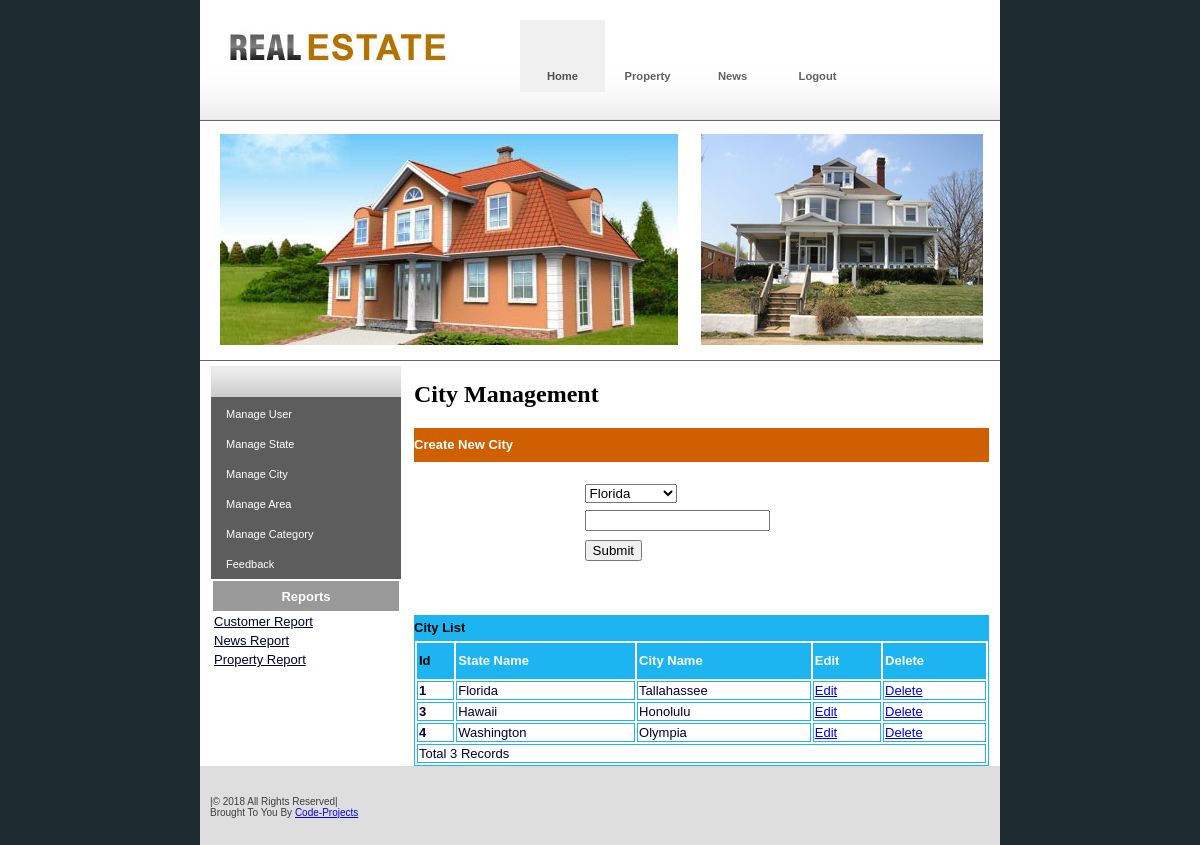
Page /Admin/City.php on the committed database.
### tables this page shows
CREATE TABLE IF NOT EXISTS `city_master` (
  `CityId` int(11) NOT NULL AUTO_INCREMENT,
  `StateName` varchar(20) NOT NULL,
  `CityName` varchar(20) NOT NULL,
  PRIMARY KEY (`CityId`)
);

### Admin/City.php (the view, shortened to what this page needs)
<?php require_once('../Connections/PMS.php'); ?>
<?php
$query_Recordset1 = "SELECT * FROM state_master";
$Recordset1 = mysql_query($query_Recordset1, $PMS) or die(mysql_error());
$row_Recordset1 = mysql_fetch_assoc($Recordset1);
?><!DOCTYPE html PUBLIC "-//W3C//DTD XHTML 1.0 Transitional//EN" "http://www.w3.org/TR/xhtml1/DTD/xhtml1-transitional.dtd">
<html xmlns="http://www.w3.org/1999/xhtml">
<head>
<link href="css/style1.css" rel="stylesheet" type="text/css" />
</head>
<body>
<div class="main">
  <?php
  include "Headermenu.php"
  ?>
  <div class="content">
    <div class="innercontent">
      <?php
	  include "left.php"
	  ?>
      <div class="rightpannel">
      <div>
      <h2>City Management</h2>
      <table width="100%" border="0" cellspacing="0" cellpadding="0">
        <tr>
          <td height="34" bgcolor="#D05F01"><span class="style4">Create New City</span></td>
        </tr>
        <tr>
          <td height="26">&nbsp;
            <form id="form1" name="form1" method="post" action="InsertCity.php">
              <table width="100%" height="85" border="0" cellpadding="0" cellspacing="0">
                <tr>
                  <td><span class="style11">Select State:</span></td>
                  <td><label>
                    <select name="cmbState" id="cmbState">
                      <?php
do {
?>
                      <option value="<?php echo $row_Recordset1['StateName']?>"><?php echo $row_Recordset1['StateName']?></option>
                      <?php
} while ($row_Recordset1 = mysql_fetch_assoc($Recordset1));
?>
                    </select>
                  </label></td>
                </tr>
                <tr>
                  <td><span class="style11">City Name:</span></td>
                  <td><span id="sprytextfield1">
                    <label>
                    <input type="text" name="txtCityName" id="txtCityName" />
                    </label>
                    <span class="textfieldRequiredMsg">A value is required.</span></span></td>
                </tr>
                <tr>
                  <td>&nbsp;</td>
                  <td><label>
                    <input type="submit" name="button" id="button" value="Submit" />
                  </label></td>
                </tr>
              </table>
                </form>
            <p>&nbsp;</p></td>
        </tr>
        <tr>
          <td height="25" bgcolor="#1CB5F1"><span class="style3">City List</span></td>
        </tr>
        <tr>
          <td>
          <table width="100%" border="1" bordercolor="#1CB5F1" >
<tr>
<th height="32" bgcolor="#1CB5F1"><div align="left" class="style12 style13">Id</div></th>
<th bgcolor="#1CB5F1"><div align="left" class="style11">State Name</div></th>
<th bgcolor="#1CB5F1"><div align="left" class="style11">City Name</div></th>
<th height="32" bgcolor="#1CB5F1"><div align="left" class="style11">Edit</div></th>
<th bgcolor="#1CB5F1"><div align="left" class="style11">Delete</div></th>
</tr>
<?php
$con = mysql_connect("localhost","root");
$sql = "select * from City_Master";
$result = mysql_query($sql,$con);
while($row = mysql_fetch_array($result))
{
$Id=$row['CityId'];
$CityName=$row['CityName'];
$StateName=$row['StateName'];
?>
<tr>
<td><div align="left" class="style11 style14"><?php echo $Id;?></div></td>
<td><div align="left" class="style15"><?php echo $StateName;?></div></td>
<td><div align="left" class="style15"><?php echo $CityName;?></div></td>
<td><div align="left" class="style15"><a href="EditCity.php?CityId=<?php echo $Id;?>">Edit</a></div></td>
<td><div align="left" class="style15"><a href="DeleteCity.php?CityId=<?php echo $Id;?>">Delete</a></div></td>
</tr>
<?php
}
$records = mysql_num_rows($result);
?>
<tr>
<td colspan="5"><div align="left" class="style15"><?php echo "Total ".$records." Records"; ?> </div></td>
</tr>
</table>
          </td>
        </tr>
      </table>
      </div>
      </div>
    </div>
  </div>
  <div>
   <?php
   include "footer.php"
   ?>
  </div>
</div>
</body>
</html>

### Admin/HeaderMenu.php (shortened to what this page needs)
<div class="header">
    <div class="header1"><img src="images/logo.jpg" width="229" height="36" /></div>
    <div class="header2">
      <div id="container">
        <div id="mainmenu">
          <ul>
            <li><a class="current a" href="index.php">Home</a></li>
            <li><a  href="Property.php" class="a">Property</a></li>
             <li><a  href="News.php" class="a">News</a></li>
            <li><a href="Logout.php" class="a">Logout</a></li>
          </ul>
        </div>
      </div>
    </div>
  </div>
  <div class="headerimage">
    <div class="headeriamge1">
      <div class="house"></div>
    </div>
    <div class="headerimage2">
    </div>
  </div>

### Admin/left.php (shortened to what this page needs)
<link href="SpryAssets/SpryValidationTextField.css" rel="stylesheet" type="text/css">
<div class="leftpannel">
   <div class="find">
          <div class="leftpan1"></div>
          <div class="leftpan2">
            <div class="leftmenu">
              <ul>
                <li><a href="User.php">Manage User</a></li>
                <li><a href="State.php">Manage State</a></li>
                <li><a href="City.php">Manage City</a></li>
                <li><a href="Area.php">Manage Area</a></li>
                <li><a href="Category.php">Manage Category</a></li>
                <li><a href="Feedback.php">Feedback</a></li>
              </ul>
            </div>
          </div>
        </div>
  <div >
  <table border="0" width="100%">
  <tr>
    <td height="28" bgcolor="#999999"><div align="center"><span class="style11">Reports</span></div></td>
  </tr>
  <tr>
  <td><a href="CustomerReport.php" target="_blank" class="style14">Customer Report</a></td>
  </tr>
   <tr>
  <td><span class="style15"><a href="NewsReport.php" target="_blank" class="style14">News Report</a></span></td>
  </tr>
   <tr>
  <td><span class="style15"><a href="PropertyReport.php" target="_blank" class="style14">Property Report</a></span></td>
  </tr>
  </table>
  </div>
      </div>

### Admin/footer.php
<div class="footer">
     <div class="text"> |&copy 2018 All Rights Reserved| Brought To You By <a href="http://code-projects.org/"> Code-Projects </a> </div>
   </div>

### Admin/css/style1.css (style rules this page uses)
body { margin:0px; padding:0px; background-color:#1d2b31; }
img { border:0px; }
.main { width:800px; margin:0 auto 0 auto; background-color:#FFFFFF; }
.header { width:800px; height:120px; background:url(../images/header_strip.jpg) repeat-x; }
.header1 { width:250px; height:36px; float:left; padding-left:25px; padding-top:30px; }
.header2 { width:500px; height:122px; float:right; }
.headerimage { width:800px; height:239px; border-top:#666666 1px solid; border-bottom:#666666 1px solid; }
.headeriamge1 { width:501px; height:211px; float:left; margin-top:12px; }
.headerimage2 { width:299px; height:211px; float:right; background:url(../images/big_pic.jpg) no-repeat; margin-top:12px; }
.house { width:458px; height:211px; margin-left:20px; background:url(../images/house.jpg) no-repeat; }
.content { width:800px; }
.footer { width:800px; height:79px; background-color:#dedede; }
.innercontent { width:778px; margin:0 auto 0 auto; overflow:hidden }
.leftpannel { width:190px; float:left; }
.rightpannel { width:575px; float:right; }
.find { width:190px; height:213px; background-color:#5d5d5d; margin-top:5px; }
.leftpan1 { width:190px; height:31px; background:url(../images/find.gif) repeat-x; }
.leftpan2 { width:190px; height:380px; }
.text { width:150px; height:30px; font-family:Arial, Helvetica, sans-serif; font-size:10px; color:#3f3f3f; float:left; padding-top:30px; padding-left:10px }
.a { color:#FFFFFF; font-family:Arial, Helvetica, sans-serif; font-size:11px; font-weight:bold; text-decoration:none; }
#container { background-color:#FFFFFF; color:#303030; margin:0; padding-left:20px; padding-top:20px; text-align:left; width:480px; }
#mainmenu { float:left; margin-bottom:25px; }
#mainmenu ul { font-size:16px; margin:0; padding:0; }
#mainmenu li { float:left; height:60px; list-style:none; margin:0; padding:0; }
#mainmenu a { color:#606060; display:block; font-size:0.7em; padding:50px 10px 10px; width:65px; text-align:center }
#mainmenu a.current { background:#f0f0f0; color:#505050; text-decoration:none; }
.leftmenu { margin:0px; padding:0px; }
.leftmenu ul { margin:0px; padding:0px; }
.leftmenu ul li { width:180px; height:25px; float:left; list-style-type:none; margin-top:5px }
.leftmenu ul li a { font-family:Arial, Helvetica, sans-serif; font-size:11px; color:#FFF; text-decoration:none; vertical-align:top; width:170px; line-height:25px; padding-left:15px; float:left; display:block; }

### Admin/City.php (style rules this page uses)
.style4 { font-family: Verdana, Arial, Helvetica, sans-serif; font-size: small; font-weight: bold; color: #FFFFFF; }
.style11 { font-family: Verdana, Arial, Helvetica, sans-serif; font-size: small; }
.style12 { font-size: small }
.style13 { font-family: Verdana, Arial, Helvetica, sans-serif }
.style14 { color: #000000 }
.style15 { font-family: Verdana, Arial, Helvetica, sans-serif; font-size: small; color: #000000; }

### Admin/left.php (style rules this page uses)
.style14 { font-size: small; font-family: Verdana, Arial, Helvetica, sans-serif; color: #000033; }
.style15 { color: #000033 }

### rows in the picture
city_master: CityId "1", StateName "Florida", CityName "Tallahassee"
city_master: CityId "3", StateName "Hawaii", CityName "Honolulu"
city_master: CityId "4", StateName "Washington", CityName "Olympia"

### other values in the picture
$records "3"
form field cmbState "Florida"
